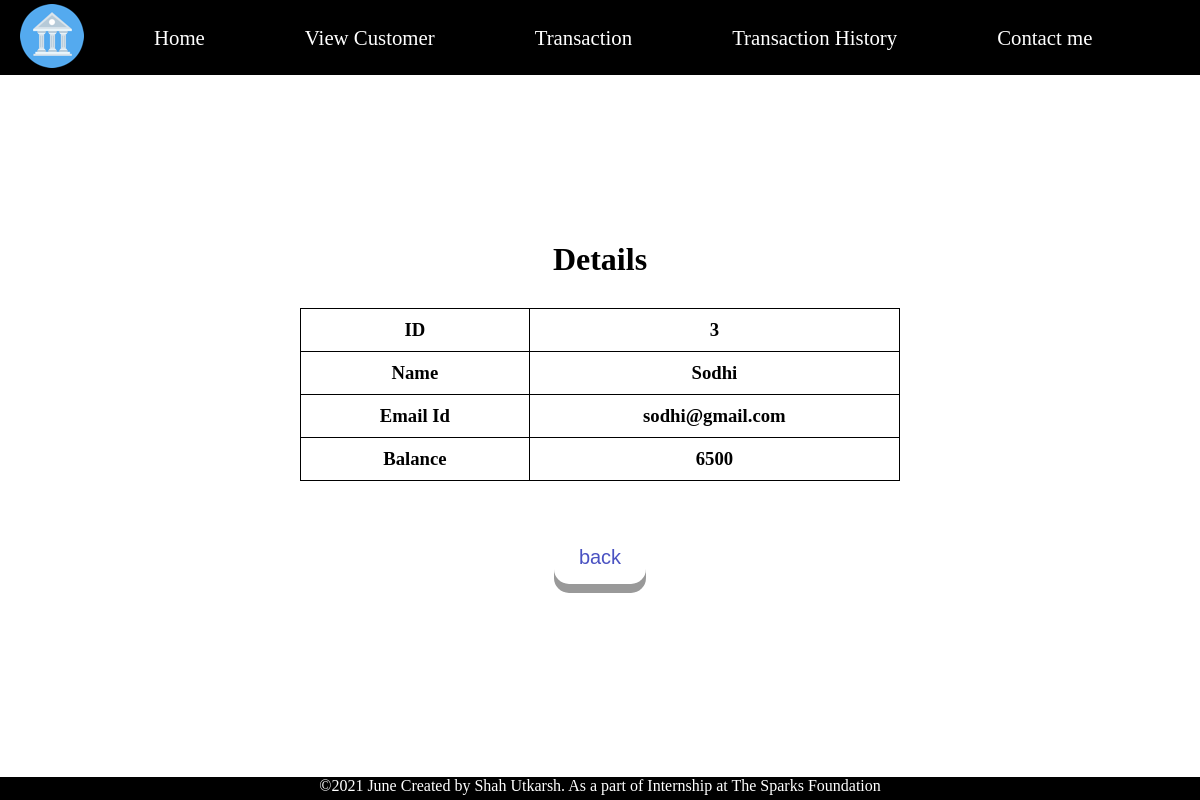
Page /viewsinglecustomer.php?customerid=3 on the committed database.
### tables this page shows
CREATE TABLE `customers` (
  `id` int(11) NOT NULL,
  `fullname` varchar(30) NOT NULL,
  `email` varchar(30) NOT NULL,
  `currentbalance` bigint(20) NOT NULL
);

### viewsinglecustomer.php (the view, shortened to what this page needs)
<?php
include "nav.php";
include "connection.php";
$id = $_GET['customerid'];
$sql = "select * from customers where id='$id'";
$result = $conn->query($sql);
$row = $result->fetch_object();
?>
<!DOCTYPE html>
<html lang="en">
<head>
    <link rel="stylesheet" href="style.css">
</head>
<body>
    <div id="outer-box">
        <h1 style="margin-bottom: 30px;"> Details </h1>
            <table border="1" align="center">
                <tr>
                    <td><h3>ID</h3></td>
                    <td><h3><?php echo $row->id?></h3></td>
                </tr>
                <tr>
                    <td><h3>Name</h3></td>
                    <td><h3><?php echo $row->fullname?></h3></td>
                </tr>
                <tr>
                    <td><h3>Email Id</h3></td>
                    <td><h3><?php echo $row->email?></h3></td>
                </tr>
                <tr>
                    <td><h3>Balance</h3></td>
                    <td><h3><?php echo $row->currentbalance?></h3></td>
                </tr>
            </table>
            <a href="viewcustomer.php"><button type="button" class="button">back</button></a>
    </div>
</body>
</html>
<?php include "footer.php";
?>

### style.css (style rules this page uses)
* { margin: 0; padding: 0; }
#viewcustomer table th, td { color: rgb(0, 0, 0); font-weight: bold; text-align: center; }
#outer-box h1 { margin-bottom: 30px; }
#outer-box { margin-top: 75px; height: 674px; width: 100%; display: flex; justify-content: center; align-items: center; flex-direction: column; }
#outer-box::before { content: ""; background: url("./images/background.jpg") no-repeat center center/cover; position: absolute; top: 0px; left: 0px; width: 100%; height: 760px; opacity: 0.4; z-index: -1; }
#outer-box table { width: 50%; border-collapse: collapse; padding: 23px; }
#outer-box table td { border: 1px solid black; padding: 10px 23px; }
.button { margin-top: 50px; display: inline-block; padding: 15px 25px; font-size: 20px; cursor: pointer; text-align: center; text-decoration: none; outline: none; color: rgb(74, 82, 194); background-color: #ffffff; border: none; border-radius: 15px; box-shadow: 0 9px #999; }
#history table th, td { color: rgb(0, 0, 0); font-weight: bold; }

### rows in the picture
customers: id "3", fullname "Sodhi", email "sodhi@gmail.com", currentbalance "6500"
